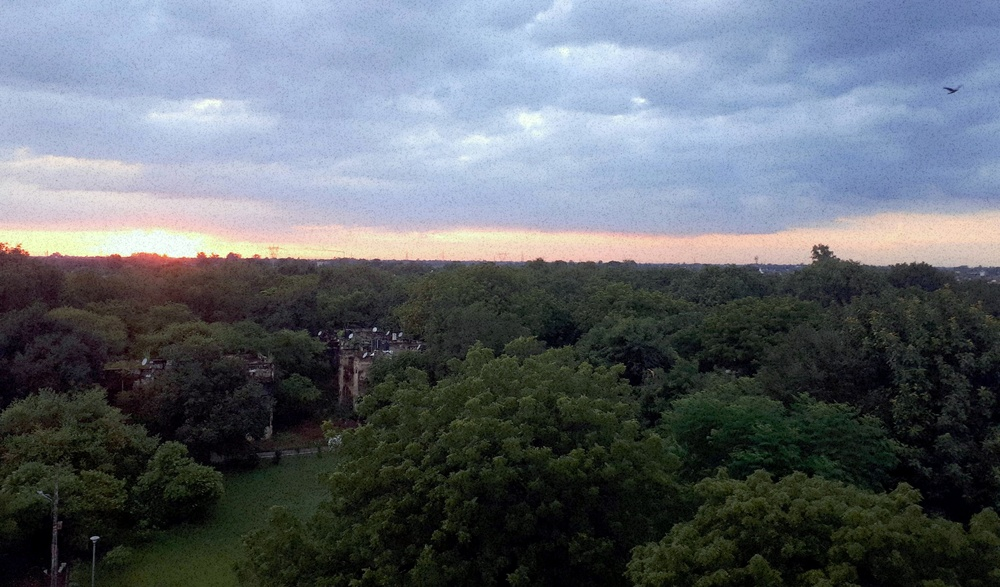
#> input picture 180836_A4/iitk.jpg, 1000 x 587 px, shrunk from 4574 x 2686 before the run
$ python rtbf.py
#> lines starting #> are read from the running program, lines starting #| are printed output that depends on the picture
#> further down, img is the input picture: shape (587, 1000, 3); mean B, G, R 109.7, 102.5, 96.2
import cv2
import numpy as np
import time

def rt_BF(img_org):
    sigma_s = 16
    sigma_r = 0.075
    kernel_size = 51

    koff = kernel_size // 2

    img = np.zeros((img_org.shape[0] + kernel_size-1, img_org.shape[1] + kernel_size-1, img_org.shape[2]))
    img[koff:img_org.shape[0]+koff,koff:img_org.shape[1]+koff,:] = img_org
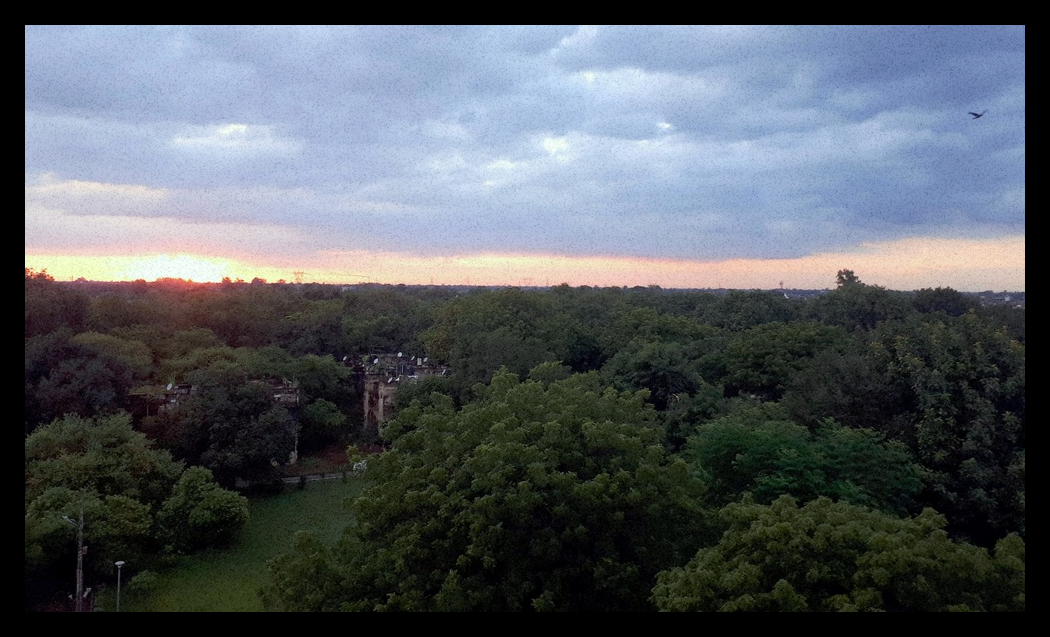
#> img: shape (637, 1050, 3) float64; mean B, G, R 96.2, 90, 84.4
    img /= 255
    img = img.astype("float32")

    N = 9
    l = np.linspace(0, 1, N) # Quantization

    gKernel = cv2.getGaussianKernel(kernel_size, sigma_s)
    gKernel = np.matmul(gKernel, gKernel.T)/np.sum(gKernel)**2
    out = np.zeros(img.shape)

    qty_lst = []
    q_lst = []
    for i in range(N):
      im3 = l[i]-img
      im3 = np.exp(-((im3/sigma_r) ** 2)/2)/(2*np.pi*sigma_r**2)
      qty_lst.append(np.divide(cv2.filter2D(np.multiply(img, im3), -1, gKernel), cv2.filter2D(im3, -1, gKernel)))

      if i != N-1:
        q_lst.append((img - l[i])/(l[i+1] - l[i]))
#> this loop made 9 passes
#> pass 1, in rt_BF, `im3 = l[i]-img`:
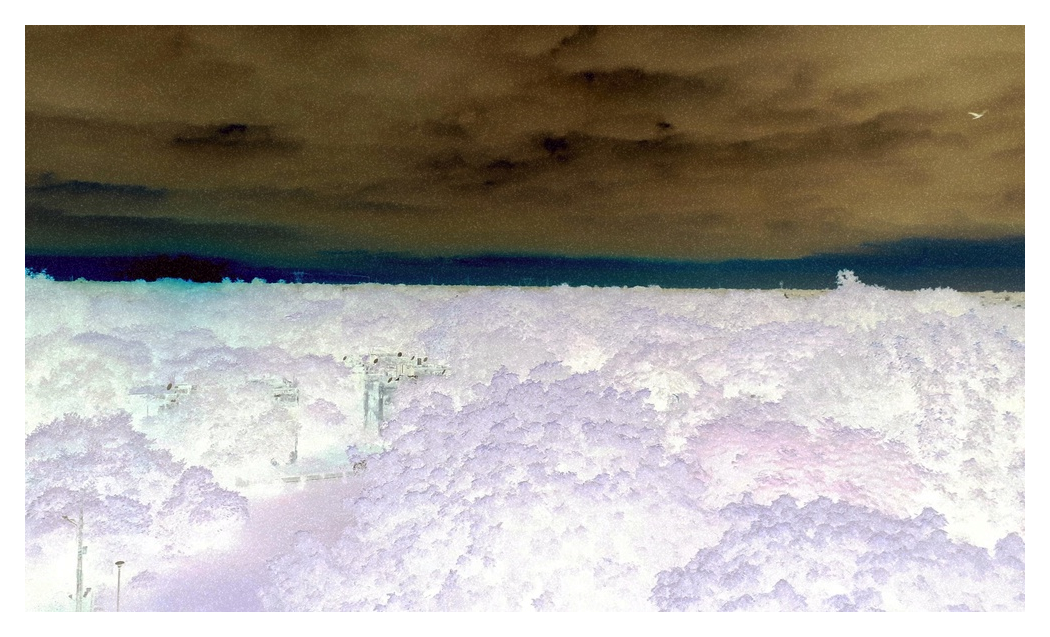
#> im3: shape (637, 1050, 3) float32; mean B, G, R -0.378, -0.353, -0.332; drawn with min black and max white
#> pass 1, in rt_BF, `im3 = np.exp(-((im3/sigma_r) ** 2)/2)/(2*np.pi*sigma_r**2)`:
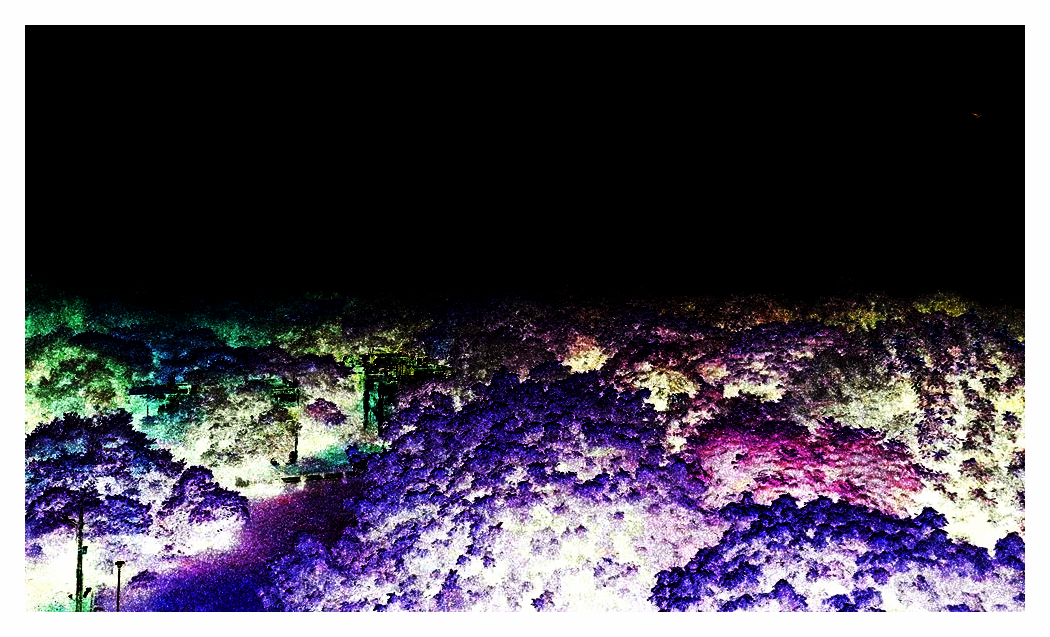
#> im3: shape (637, 1050, 3) float32; mean B, G, R 9.6, 8.2, 8.9; drawn with min black and max white
#> after the loop:
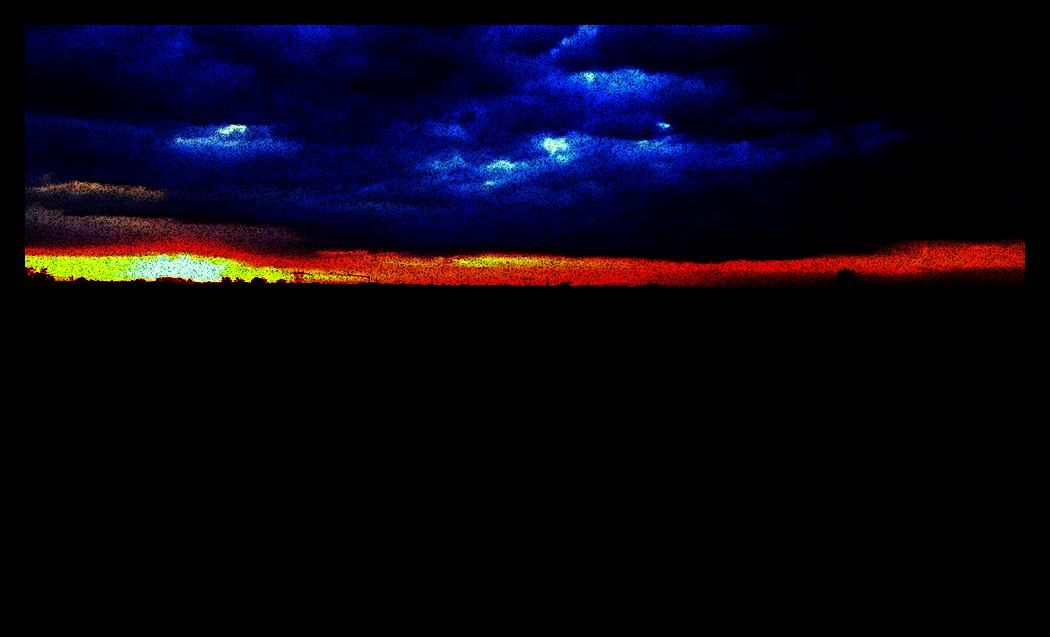
#> im3: shape (637, 1050, 3) float32; mean B, G, R 2, 0.6, 1; drawn with min black and max white
#> after the loop, q_lst = 8 items; qty_lst = 9 items

    imgs_ = []
    for i in range(N-1):
      tmp = np.where(l[i] <= img, img, 1e3)
      tmp = np.where(tmp <= l[i+1], (1-q_lst[i])*qty_lst[i] + q_lst[i]*qty_lst[i+1], 0)
      imgs_.append(np.where(tmp <= 1.0, tmp, 0))
#> this loop made 8 passes
#> pass 1, in rt_BF, `tmp = np.where(tmp <= l[i+1], (1-q_lst[i])*qty_lst[i] + q_lst[i]*qty_l..`:
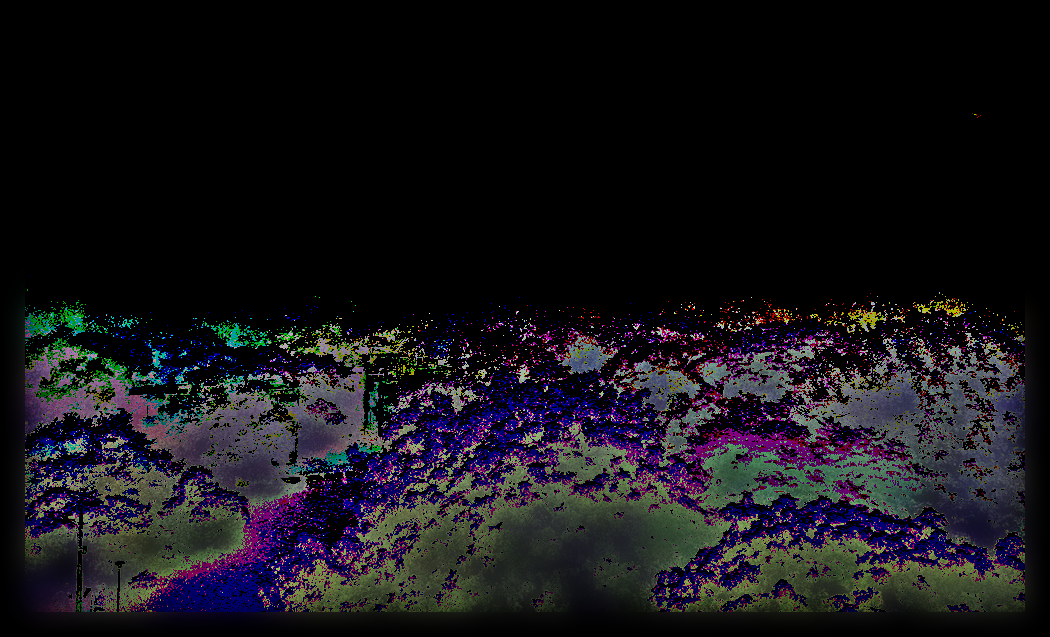
#> tmp: shape (637, 1050, 3) float32; mean B, G, R 0.0207, 0.0165, 0.018; drawn with min black and max white
#> pass 3, in rt_BF, `tmp = np.where(l[i] <= img, img, 1e3)`:
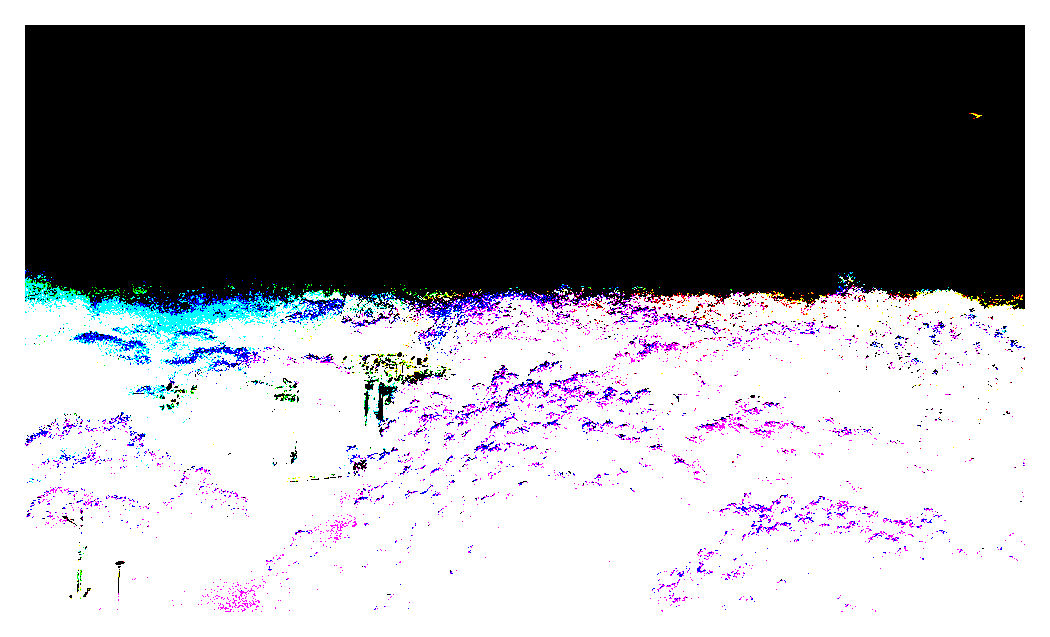
#> tmp: shape (637, 1050, 3) float32; mean B, G, R 581.1, 560.4, 563.7; drawn with min black and max white
#> after the loop, imgs_ = 8 items
    out = np.zeros(img.shape)
#> out: shape (637, 1050, 3) float64; every value is 0
    for i in range(N-1):
      out += imgs_[i]
#> this loop made 8 passes
#> pass 3, in rt_BF, `out += imgs_[i]`:
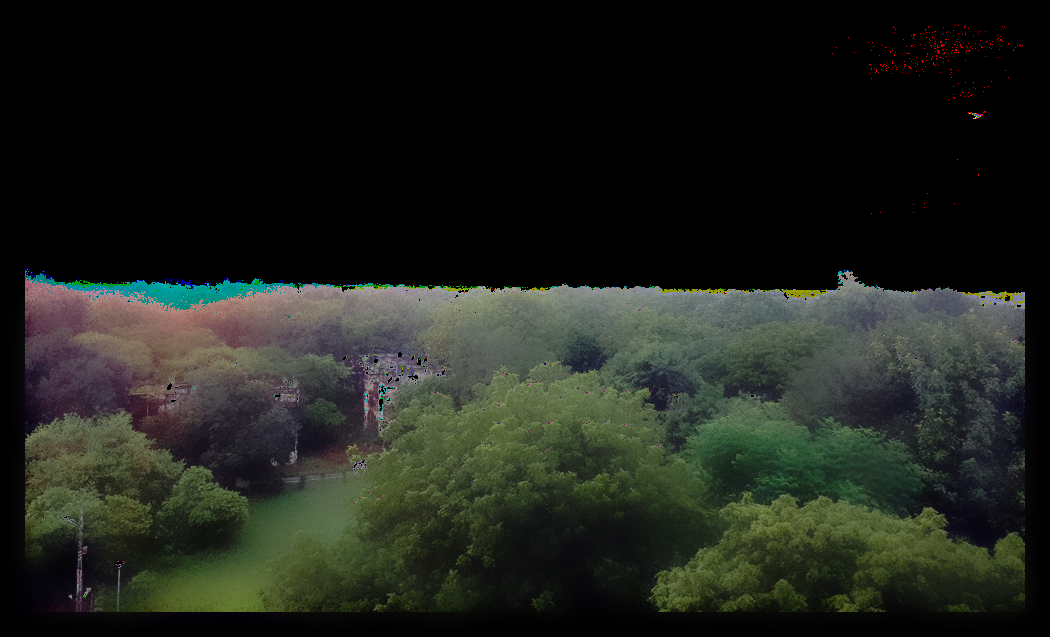
#> out: shape (637, 1050, 3) float64; mean B, G, R 0.0533, 0.0661, 0.0596; drawn with min black and max white

    out = out * 255
    out = np.uint8(out)

    return out[koff:img_org.shape[0]+koff,koff:img_org.shape[1]+koff,:]

if __name__ == "__main__":
    img = cv2.imread("iitk.jpg")
    start = time.time()
    img_rtbf = rt_BF(img)
    cv2.imwrite('rtbf_outputs/iitk_rtbf.jpg', img_rtbf, [int(cv2.IMWRITE_JPEG_QUALITY), 100])
    # cv2.imwrite('rtbf_outputs/iitk_rtbf_99.jpg', img_rtbf, [int(cv2.IMWRITE_JPEG_QUALITY), 99])
    # cv2.imwrite('rtbf_outputs/iitk_rtbf_95.jpg', img_rtbf, [int(cv2.IMWRITE_JPEG_QUALITY), 95])
    # cv2.imwrite('rtbf_outputs/iitk_rtbf_90.jpg', img_rtbf, [int(cv2.IMWRITE_JPEG_QUALITY), 90])
    print("Time taken for implementation:", time.time() - start)

$ run again, with 180836_A4/bruh.jpg copied over 180836_A4/iitk.jpg
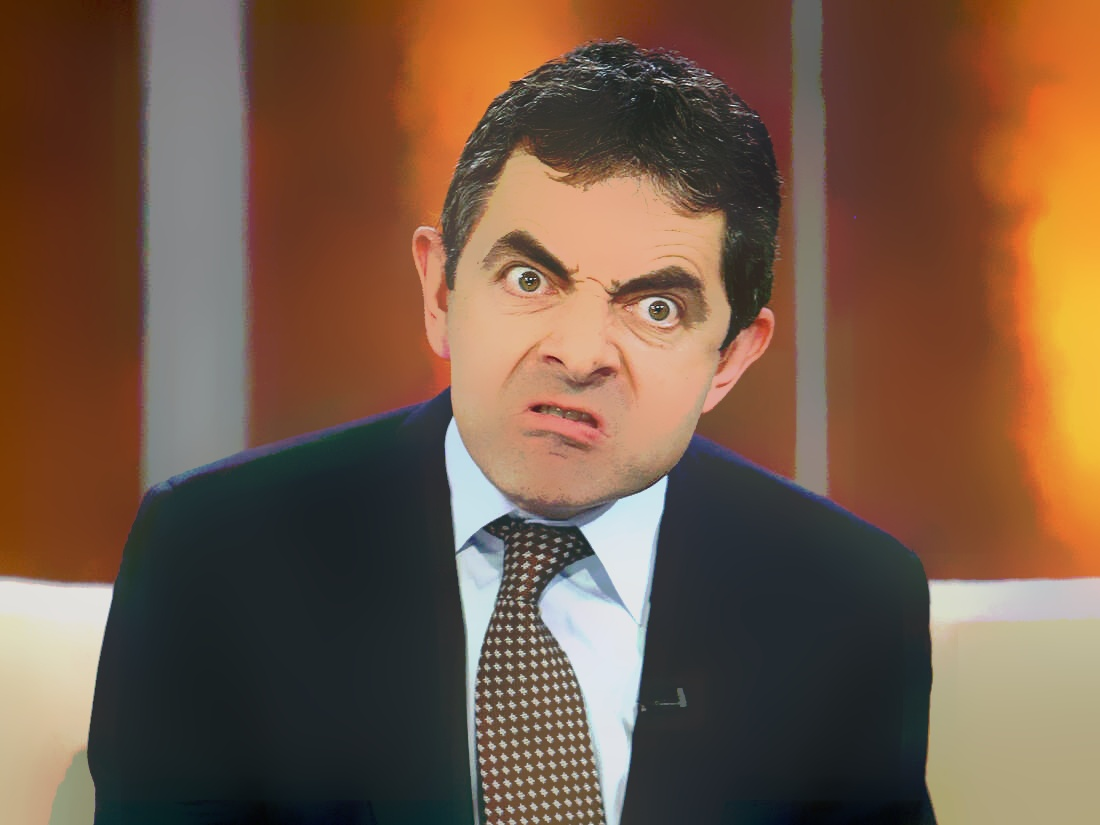
#> input picture 180836_A4/bruh.jpg, 1100 x 825 px
#> img is the input picture: shape (825, 1100, 3); mean B, G, R 69.5, 88.7, 116.4
#> after the loop in rt_BF, `for i in range(N):`:
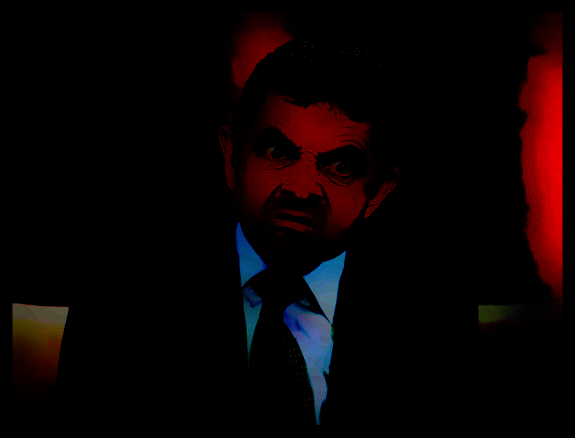
#> im3: shape (875, 1150, 3) float32 (shown at 1/2 size); mean B, G, R 0.4, 0.3, 1.2; drawn with min black and max white
#> after the loop in rt_BF, `for i in range(N):`: q_lst = 8 items; qty_lst = 9 items
#> after the loop in rt_BF, `for i in range(N-1):`: imgs_ = 8 items
#> the loop in rt_BF, `for i in range(N-1):` made 8 passes
#> pass 3, in rt_BF, `out += imgs_[i]`:
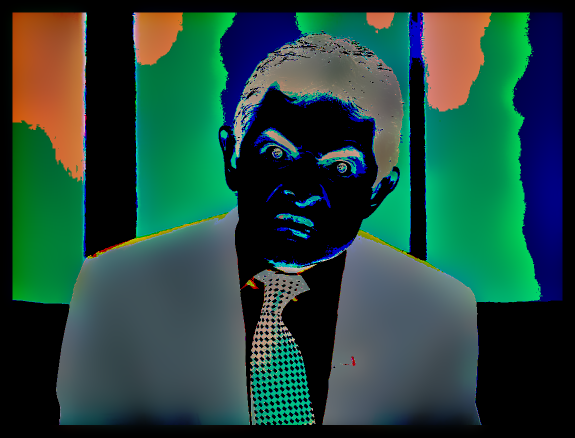
#> out: shape (875, 1150, 3) float64 (shown at 1/2 size); mean B, G, R 0.108, 0.125, 0.0641; drawn with min black and max white

$ run again, with 180836_A4/rome.jpg copied over 180836_A4/iitk.jpg
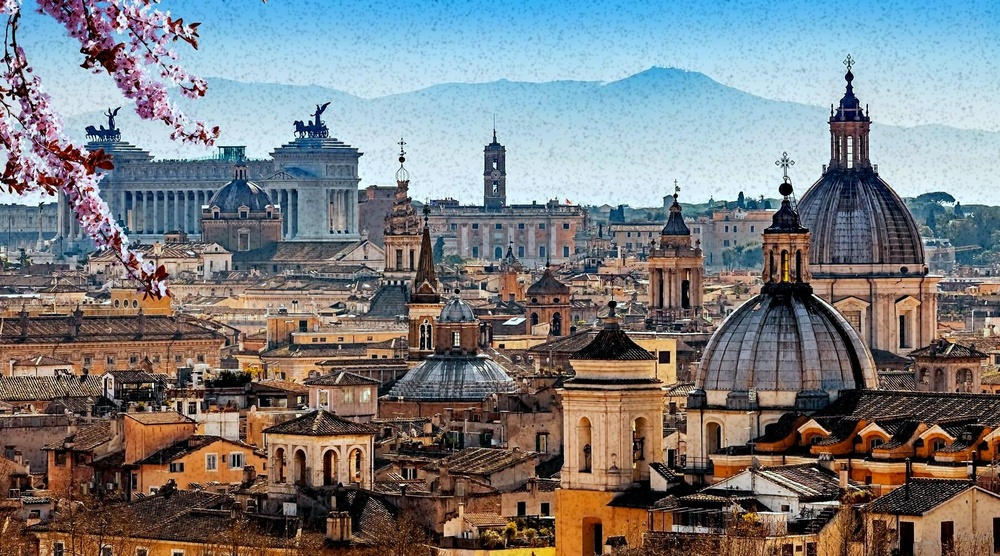
#> input picture 180836_A4/rome.jpg, 1000 x 556 px, shrunk from 1800 x 1000 before the run
#> img is the input picture: shape (556, 1000, 3); mean B, G, R 126.1, 124.2, 123.2
#> after the loop in rt_BF, `for i in range(N):`:
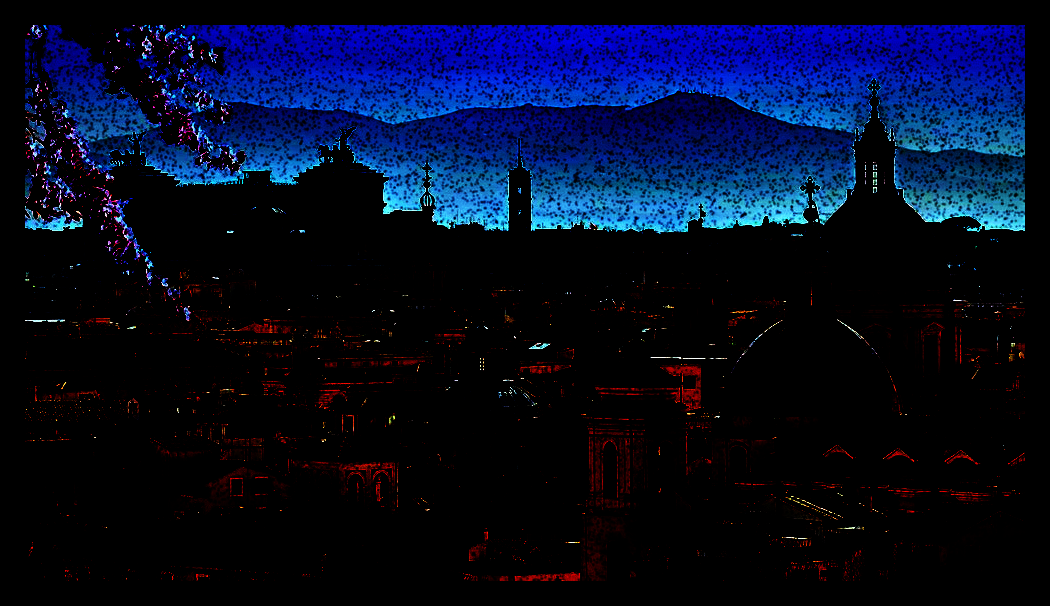
#> im3: shape (606, 1050, 3) float32; mean B, G, R 4.1, 1.3, 0.5; drawn with min black and max white
#> after the loop in rt_BF, `for i in range(N):`: q_lst = 8 items; qty_lst = 9 items
#> after the loop in rt_BF, `for i in range(N-1):`: imgs_ = 8 items
#> the loop in rt_BF, `for i in range(N-1):` made 8 passes
#> pass 3, in rt_BF, `out += imgs_[i]`:
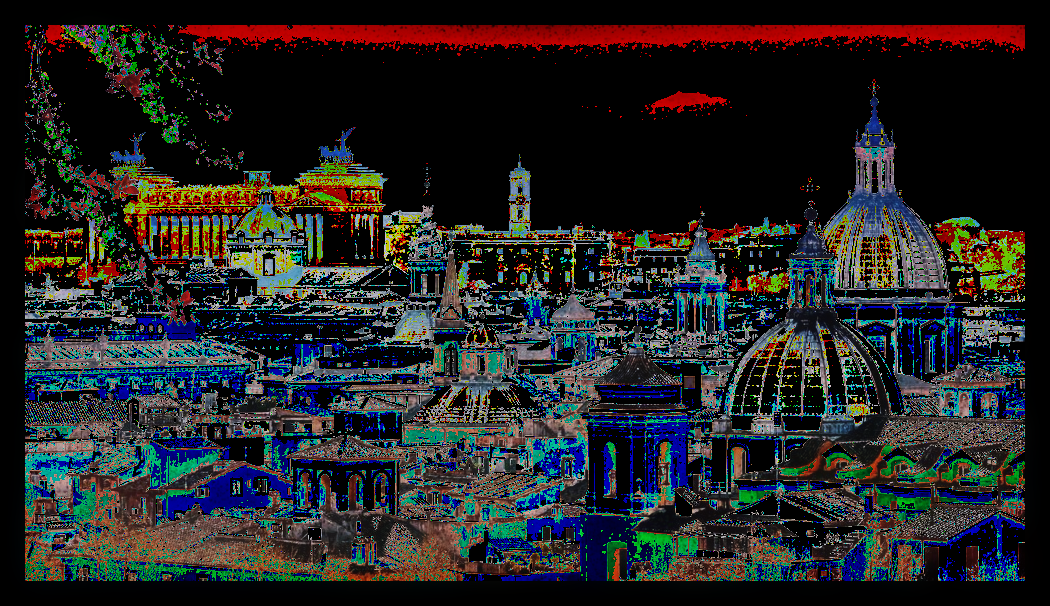
#> out: shape (606, 1050, 3) float64; mean B, G, R 0.0694, 0.0682, 0.0688; drawn with min black and max white
